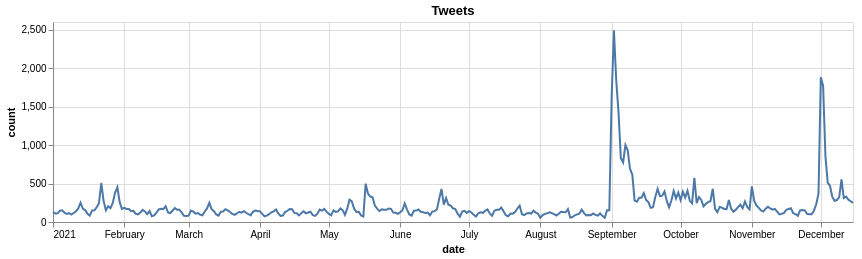

Express this chart as Vega-Lite.
### Vega-Lite specification from a JSON file in a GitHub repository (floating-point values rounded to 4 significant figures; data arrays with more than 128 entries replaced by an {"elided": "..."} marker saying what was removed)
{"config": {"view": {"continuousWidth": 400, "continuousHeight": 300}}, "data": {"name": "data-9928fbea059e9b9525a3fdf7b99c129c"}, "mark": "line", "encoding": {"x": {"type": "temporal", "field": "date"}, "y": {"type": "quantitative", "field": "count"}}, "height": 200, "title": "Tweets", "width": 800, "$schema": "https://vega.github.io/schema/vega-lite/v4.8.1.json", "datasets": {"data-9928fbea059e9b9525a3fdf7b99c129c": {"elided": "349 records"}}}
